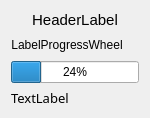
<?xml version="1.0" encoding="UTF-8"?>
<ui version="4.0">
 <class>Stick20ResponseDialog</class>
 <widget class="QDialog" name="Stick20ResponseDialog">
  <property name="windowModality">
   <enum>Qt::ApplicationModal</enum>
  </property>
  <property name="geometry">
   <rect>
    <x>0</x>
    <y>0</y>
    <width>342</width>
    <height>96</height>
   </rect>
  </property>
  <property name="sizePolicy">
   <sizepolicy hsizetype="MinimumExpanding" vsizetype="MinimumExpanding">
    <horstretch>0</horstretch>
    <verstretch>0</verstretch>
   </sizepolicy>
  </property>
  <property name="windowTitle">
   <string>Progress</string>
  </property>
  <property name="windowIcon">
   <iconset resource="../resources.qrc">
    <normaloff>:/images/CS_icon.png</normaloff>
    <normalon>:/images/CS_icon.png</normalon>:/images/CS_icon.png</iconset>
  </property>
  <layout class="QVBoxLayout" name="verticalLayout_2">
   <property name="sizeConstraint">
    <enum>QLayout::SetFixedSize</enum>
   </property>
   <item>
    <layout class="QVBoxLayout" name="verticalLayout">
     <item>
      <widget class="QLabel" name="HeaderText">
       <property name="font">
        <font>
         <pointsize>11</pointsize>
         <weight>50</weight>
         <bold>false</bold>
        </font>
       </property>
       <property name="text">
        <string notr="true">HeaderLabel</string>
       </property>
       <property name="textFormat">
        <enum>Qt::PlainText</enum>
       </property>
       <property name="alignment">
        <set>Qt::AlignCenter</set>
       </property>
      </widget>
     </item>
     <item>
      <layout class="QHBoxLayout" name="horizontalLayout_2">
       <item>
        <widget class="QLabel" name="LabelProgressWheel">
         <property name="text">
          <string notr="true">LabelProgressWheel</string>
         </property>
         <property name="alignment">
          <set>Qt::AlignCenter</set>
         </property>
        </widget>
       </item>
       <item>
        <widget class="QLabel" name="label">
         <property name="font">
          <font>
           <pointsize>13</pointsize>
          </font>
         </property>
         <property name="text">
          <string/>
         </property>
        </widget>
       </item>
       <item>
        <spacer name="horizontalSpacer_3">
         <property name="orientation">
          <enum>Qt::Horizontal</enum>
         </property>
         <property name="sizeHint" stdset="0">
          <size>
           <width>0</width>
           <height>0</height>
          </size>
         </property>
        </spacer>
       </item>
      </layout>
     </item>
     <item>
      <widget class="QProgressBar" name="progressBar">
       <property name="value">
        <number>24</number>
       </property>
      </widget>
     </item>
    </layout>
   </item>
   <item>
    <widget class="QLabel" name="OutputText">
     <property name="font">
      <font>
       <family>Courier 10 Pitch</family>
       <pointsize>10</pointsize>
       <weight>50</weight>
       <italic>false</italic>
       <bold>false</bold>
      </font>
     </property>
     <property name="text">
      <string notr="true">TextLabel</string>
     </property>
     <property name="alignment">
      <set>Qt::AlignLeading|Qt::AlignLeft|Qt::AlignTop</set>
     </property>
     <property name="wordWrap">
      <bool>true</bool>
     </property>
    </widget>
   </item>
   <item>
    <spacer name="verticalSpacer">
     <property name="orientation">
      <enum>Qt::Vertical</enum>
     </property>
     <property name="sizeHint" stdset="0">
      <size>
       <width>0</width>
       <height>0</height>
      </size>
     </property>
    </spacer>
   </item>
  </layout>
 </widget>
 <resources>
  <include location="../resources.qrc"/>
 </resources>
 <connections>
  <connection>
   <sender>HeaderText</sender>
   <signal>customContextMenuRequested(QPoint)</signal>
   <receiver>Stick20ResponseDialog</receiver>
   <slot>open()</slot>
   <hints>
    <hint type="sourcelabel">
     <x>195</x>
     <y>29</y>
    </hint>
    <hint type="destinationlabel">
     <x>190</x>
     <y>103</y>
    </hint>
   </hints>
  </connection>
 </connections>
</ui>
